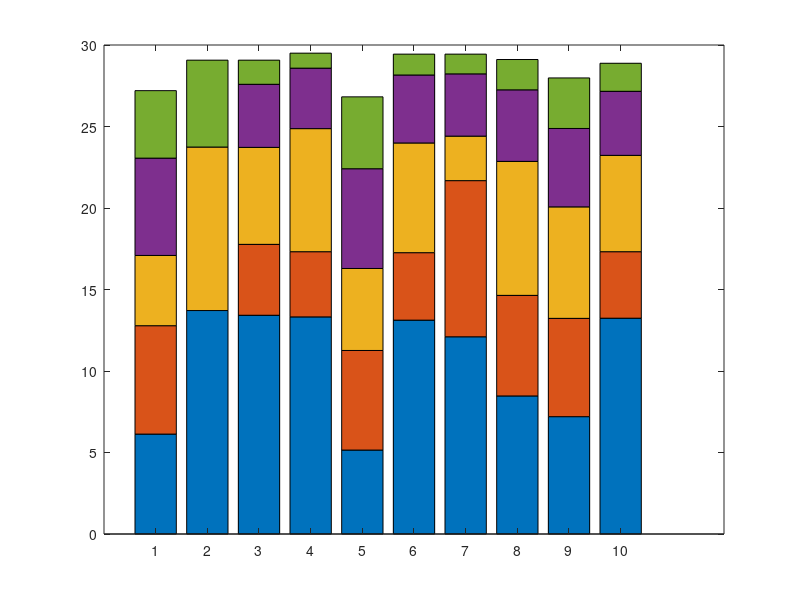

The MATLAB script that drew this image: (Note: this script raises an error after producing the figure.)
% Clear workspace
clc;
clear;
close all;

% --- DATA DEFINITION ---
% Rows: Logic types (EAL1 to EAL9 + PAL)
% Columns: Bit Widths (4-bit, 5-bit, 6-bit, 7-bit, 8-bit)
PSNR_Values = [
    27.20,  23.06,  17.09,  12.78,  6.13;   % EAL1
    29.07,  0.0,    23.74,  0.0,    13.71;  % EAL2
    29.07,  27.59,  23.72,  17.77,  13.42;  % EAL3
    29.50,  28.58,  24.87,  17.32,  13.32;  % EAL4
    26.82,  22.41,  16.29,  11.26,  5.15;   % EAL5
    29.44,  28.16,  23.99,  17.26,  13.12;  % EAL6
    29.44,  28.23,  24.41,  21.68,  12.10;  % EAL7
    29.11,  27.25,  22.86,  14.64,  8.47;   % EAL8
    27.98,  24.88,  20.07,  13.23,  7.20;   % EAL9
    28.88,  27.16,  23.23,  17.32,  13.24   % PAL
];

logicNames = {'EAL1', 'EAL2', 'EAL3', 'EAL4', 'EAL5', 'EAL6', 'EAL7', 'EAL8', 'EAL9', 'PAL'};

% --- DATA PROCESSING (INCREMENTAL LOGIC) ---
% 1. Reverse Columns: 8-bit (Smallest/Bottom) -> 4-bit (Largest/Top)
Filled_Values = fliplr(PSNR_Values);

% 2. Fill missing 0 values (Gap Filling)
%    If a value is 0, carry over the previous value so the graph doesn't dip.
for i = 1:size(Filled_Values, 1)
    for j = 2:size(Filled_Values, 2)
        if Filled_Values(i, j) == 0
            Filled_Values(i, j) = Filled_Values(i, j-1);
        end
    end
end

% 3. Calculate Incremental Differences for Stacking
Plot_Data = zeros(size(Filled_Values));
Plot_Data(:, 1) = Filled_Values(:, 1); % Base (8-bit)
for j = 2:size(Filled_Values, 2)
    Plot_Data(:, j) = Filled_Values(:, j) - Filled_Values(:, j-1);
end

% --- PLOTTING ---
figure('Position', [100, 100, 1400, 800], 'Color', 'w'); 

x = 1:size(Plot_Data, 1);
b = bar(x, Plot_Data, 'stacked');

% --- STYLING ---
barWidth = 0.5; 
for i = 1:length(b)
    b(i).BarWidth = barWidth;
end

% --- COLORS (Stack Order) ---
% 1 (Bottom): 8-bit (Green) -> ... -> 5 (Top): 4-bit (Blue)
customColors = [
    0.47, 0.67, 0.19;  % 1: 8-bit (Green) - BOTTOM
    0.49, 0.18, 0.56;  % 2: 7-bit (Purple)
    0.93, 0.69, 0.13;  % 3: 6-bit (Yellow)
    0.85, 0.33, 0.10;  % 4: 5-bit (Orange)
    0.00, 0.45, 0.74   % 5: 4-bit (Blue)  - TOP
];

for i = 1:length(b)
    b(i).FaceColor = customColors(i,:);
end

% --- AXES SETTINGS ---
% Calculate Max Y based on the filled values (since that represents total height)
max_y = max(max(Filled_Values));
% Increase Y-limit to create empty space at top-left for the legend
ylim([0, max_y * 1.40]); 

set(gca, 'XTick', x);
set(gca, 'XTickLabel', logicNames);
set(gca, 'FontSize', 11);
set(gca, 'XColor', 'k', 'YColor', 'k'); 
set(gca, 'Color', 'w');                 

xlabel('Approximation Logic', 'FontSize', 12, 'FontWeight', 'bold', 'Color', 'k');
ylabel('PSNR value of Original i/p image v/s o/p image (dB)', 'FontSize', 11, 'FontWeight', 'bold', 'Color', 'k');
title('PSNR COMPARISON (BOX KERNEL)', 'FontSize', 14, 'FontWeight', 'bold', 'Color', 'k');

% --- REMOVE GRID ---
grid off;

% --- PROFESSIONAL COMPACT LEGEND BOX ---
legend_rows = {'4-bit', '5-bit', '6-bit', '7-bit', '8-bit'};

% Legend Coordinates (Positioned in new empty space at Top-Left)
box_x = 0.6;                 % Far left
box_y = max_y * 1.38;        % High up
box_w = 1.8;                 % Compact Width
box_h = max_y * 0.22;        % Compact Height

% Draw Boundary
rectangle('Position', [box_x, box_y - box_h, box_w, box_h], ...
    'EdgeColor', 'k', 'LineWidth', 0.8, 'FaceColor', 'none'); 

% Spacing
start_x = box_x + 0.1;        
start_y = box_y - (max_y * 0.025);         
row_spacing = max_y * 0.04;   
patch_width = 0.12;            
patch_height = max_y * 0.02;  
gap_small = 0.03;              
label_offset = 0.4;           

% Draw Legend Items
for k = 1:5
    current_y = start_y - ((k-1) * row_spacing);
    current_x = start_x;
    
    % Label
    text(current_x, current_y, [legend_rows{k} ':'], ...
        'FontSize', 7, 'FontWeight', 'bold', 'Color', 'k', ...
        'VerticalAlignment', 'middle', 'HorizontalAlignment', 'left');
    
    current_x = current_x + label_offset;
    
    % Open Bracket
    text(current_x, current_y, '(', ...
        'FontSize', 7, 'FontWeight', 'bold', 'Color', 'k', ...
        'VerticalAlignment', 'middle', 'HorizontalAlignment', 'center');
    
    current_x = current_x + 0.08;
    
    % Draw Patches (Bottom-Up order: Green first)
    % 4-bit (k=1) includes layers 1-5. 8-bit (k=5) includes layer 1.
    layers_to_draw = 6 - k; 
    
    for layer = 1:layers_to_draw
        rectangle('Position', [current_x, current_y - (patch_height/2), patch_width, patch_height], ...
            'FaceColor', customColors(layer, :), ...
            'EdgeColor', 'k', 'LineWidth', 0.5);
        
        current_x = current_x + patch_width + gap_small;
        
        % '+' Sign
        if layer < layers_to_draw
             text(current_x, current_y, '+', ...
                'FontSize', 6, 'FontWeight', 'bold', 'Color', 'k', ...
                'VerticalAlignment', 'middle', 'HorizontalAlignment', 'center');
             current_x = current_x + gap_small + 0.05;
        end
    end
    
    % Closing Bracket
    text(current_x + 0.02, current_y, ')', ...
        'FontSize', 7, 'FontWeight', 'bold', 'Color', 'k', ...
        'VerticalAlignment', 'middle', 'HorizontalAlignment', 'left');
end

% --- ADDING TEXT LABELS ---
% Use the flipped original values to match the stack order
original_flipped = fliplr(PSNR_Values);

for i = 1:size(Filled_Values, 1) % Rows
    for j = 1:size(Filled_Values, 2) % Columns
        
        val_position = Filled_Values(i, j);
        val_original = original_flipped(i, j);
        
        if val_original > 0
            % Text at the TOP BOUNDARY of the cumulative stack
            y_pos = val_position;
            
            x_pos = i + (barWidth / 2) + 0.02; 
            
            txt_str = sprintf('%.2f', val_original);
            
            text(x_pos, y_pos, txt_str, ...
                'FontSize', 6, ...           
                'Color', 'r', ...            
                'FontWeight', 'bold', ...
                'HorizontalAlignment', 'left', ...
                'VerticalAlignment', 'middle'); 
        end
    end
end
